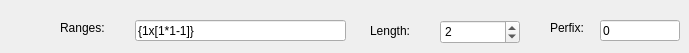
     <widget class="QWidget" name="tab_10">
      <attribute name="title">
       <string>Run</string>
      </attribute>
      <widget class="QSpinBox" name="txtSSRunLen">
       <property name="geometry">
        <rect>
         <x>440</x>
         <y>20</y>
         <width>80</width>
         <height>24</height>
        </rect>
       </property>
       <property name="toolTip">
        <string>&lt;html&gt;&lt;head/&gt;&lt;body&gt;&lt;p&gt;&lt;span style=&quot; font-size:18pt; color:#0000ff;&quot;&gt;RunLen: the length of run counter, e.g. RunLen=3 -&amp;gt; output run-001, rub-002&lt;/span&gt;&lt;/p&gt;&lt;p&gt;&lt;span style=&quot; font-size:18pt; color:#0000ff;&quot;&gt;RunLen &amp;gt; 1&lt;/span&gt;&lt;/p&gt;&lt;/body&gt;&lt;/html&gt;</string>
       </property>
       <property name="minimum">
        <number>1</number>
       </property>
       <property name="maximum">
        <number>999999999</number>
       </property>
       <property name="value">
        <number>2</number>
       </property>
      </widget>
      <widget class="QLineEdit" name="txtSSRunPer">
       <property name="geometry">
        <rect>
         <x>600</x>
         <y>20</y>
         <width>80</width>
         <height>21</height>
        </rect>
       </property>
       <property name="toolTip">
        <string>&lt;html&gt;&lt;head/&gt;&lt;body&gt;&lt;p&gt;&lt;span style=&quot; font-size:18pt; color:#0000ff;&quot;&gt;RunPer: content of subject counter, e.g. RunPer = 0 -&amp;gt; run-001 OR RunPer = A -&amp;gt; run-AA1&lt;/span&gt;&lt;/p&gt;&lt;/body&gt;&lt;/html&gt;</string>
       </property>
       <property name="text">
        <string>0</string>
       </property>
      </widget>
      <widget class="QLabel" name="label_18">
       <property name="geometry">
        <rect>
         <x>370</x>
         <y>20</y>
         <width>60</width>
         <height>21</height>
        </rect>
       </property>
       <property name="text">
        <string>Length:</string>
       </property>
      </widget>
      <widget class="QLabel" name="label_21">
       <property name="geometry">
        <rect>
         <x>550</x>
         <y>20</y>
         <width>60</width>
         <height>16</height>
        </rect>
       </property>
       <property name="text">
        <string>Perfix:</string>
       </property>
      </widget>
      <widget class="QLineEdit" name="txtSSRunRange">
       <property name="geometry">
        <rect>
         <x>135</x>
         <y>20</y>
         <width>211</width>
         <height>21</height>
        </rect>
       </property>
       <property name="toolTip">
        <string>&lt;html&gt;&lt;head/&gt;&lt;body&gt;&lt;p&gt;&lt;span style=&quot; font-size:18pt; color:#0000ff;&quot;&gt;RunRange is a 3D tensor --- defining as {ax[b*c-d];...}&lt;/span&gt;&lt;/p&gt;&lt;p&gt;&lt;span style=&quot; font-size:18pt; color:#0000ff;&quot;&gt;a is the number of subjects that [b*c-d] will be applied to them&lt;/span&gt;&lt;/p&gt;&lt;p&gt;&lt;span style=&quot; font-size:18pt; color:#0000ff;&quot;&gt;b denotes the number of counters in &amp;quot;a&amp;quot; subjects with c-d runs&lt;/span&gt;&lt;/p&gt;&lt;p&gt;&lt;span style=&quot; font-size:18pt; color:#0000ff;&quot;&gt;c-d is an interval of runs for the corresponding counters and subjects&lt;/span&gt;&lt;/p&gt;&lt;p&gt;&lt;span style=&quot; font-size:18pt; color:#0000ff;&quot;&gt;; is the separator for subjects&lt;/span&gt;&lt;/p&gt;&lt;p&gt;&lt;span style=&quot; font-size:18pt; color:#0000ff;&quot;&gt;, is the separator for counters&lt;/span&gt;&lt;/p&gt;&lt;p&gt;&lt;span style=&quot; font-size:18pt; color:#0000ff;&quot;&gt;A single 1 coefficient can be interpreted as all subjects/counters as well&lt;/span&gt;&lt;/p&gt;&lt;p&gt;&lt;span style=&quot; font-size:18pt; color:#0000ff;&quot;&gt;Example 1: If we have 12 subjects with 3 counters, each has runs from 5 to 10: {12x[3*5-10]}&lt;/span&gt;&lt;/p&gt;&lt;p&gt;&lt;span style=&quot; font-size:18pt; color:#0000ff;&quot;&gt;Example 2: If we have 6 subjects with 3 counters + 5 subjects with 2 counters, each has runs from 1 to 6: {6x[3*1-6];5x[2*1-6]}&lt;/span&gt;&lt;/p&gt;&lt;p&gt;&lt;span style=&quot; font-size:18pt; color:#0000ff;&quot;&gt;Example 3: If we have 2 subjects with 6 counters, where the first 3 counters have 1-8 runs and the second 2 counters have 4-9 runs, and the last counter only has run 7: {2x[3*1-8, 2*4-9, 7]}&lt;/span&gt;&lt;/p&gt;&lt;p&gt;&lt;br/&gt;&lt;/p&gt;&lt;/body&gt;&lt;/html&gt;</string>
       </property>
       <property name="text">
        <string>{1x[1*1-1]}</string>
       </property>
      </widget>
      <widget class="QLabel" name="label_22">
       <property name="geometry">
        <rect>
         <x>60</x>
         <y>20</y>
         <width>71</width>
         <height>16</height>
        </rect>
       </property>
       <property name="text">
        <string>Ranges:</string>
       </property>
      </widget>
     </widget>
